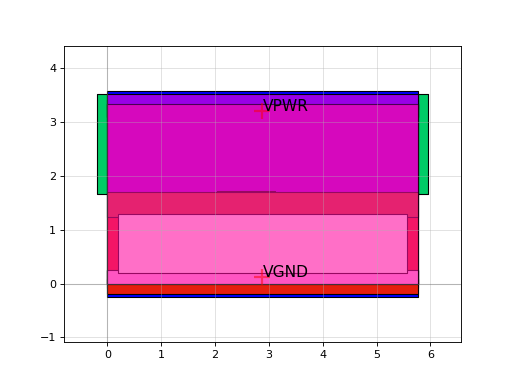

The script that drew this image:
import sky130

c = sky130.components.sky130_fd_sc_hs__nand2b_4()
c.plot()
